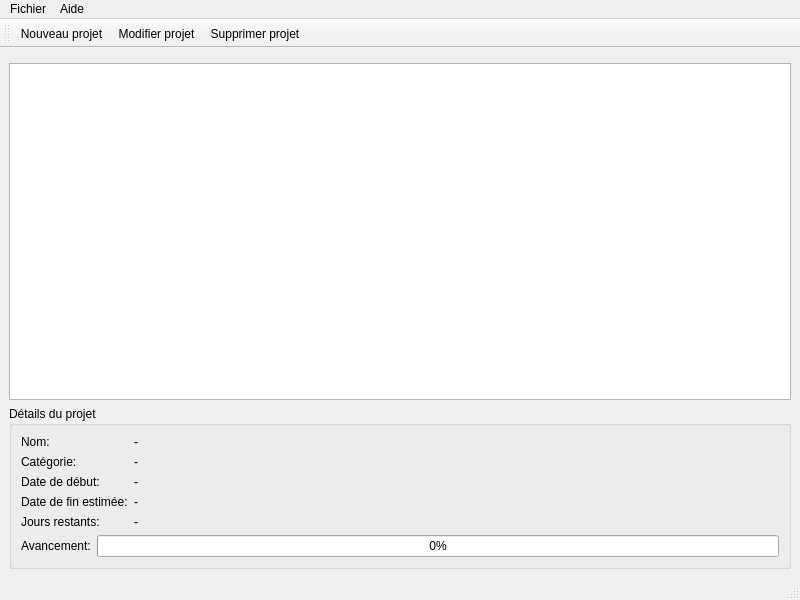
<?xml version="1.0" encoding="UTF-8"?>
<ui version="4.0">
 <class>MainWindow</class>
 <widget class="QMainWindow" name="MainWindow">
  <property name="geometry">
   <rect>
    <x>0</x>
    <y>0</y>
    <width>800</width>
    <height>600</height>
   </rect>
  </property>
  <property name="windowTitle">
   <string>Gestion des Projets</string>
  </property>
  <widget class="QWidget" name="centralwidget">
   <layout class="QVBoxLayout" name="verticalLayout_3">
    <item>
     <widget class="SearchFilter" name="widgetSearchFilter" native="true"/>
    </item>
    <item>
     <widget class="QTableView" name="tableViewProjets"/>
    </item>
    <item>
     <widget class="QGroupBox" name="groupBoxDetails">
      <property name="title">
       <string>Détails du projet</string>
      </property>
      <layout class="QVBoxLayout" name="verticalLayout_2">
       <item>
        <layout class="QHBoxLayout" name="horizontalLayout">
         <item>
          <layout class="QVBoxLayout" name="verticalLayout">
           <item>
            <layout class="QFormLayout" name="formLayout">
             <item row="0" column="0">
              <widget class="QLabel" name="labelNom">
               <property name="text">
                <string>Nom:</string>
               </property>
              </widget>
             </item>
             <item row="0" column="1">
              <widget class="QLabel" name="labelNomValeur">
               <property name="text">
                <string>-</string>
               </property>
              </widget>
             </item>
             <item row="1" column="0">
              <widget class="QLabel" name="labelCategorie">
               <property name="text">
                <string>Catégorie:</string>
               </property>
              </widget>
             </item>
             <item row="1" column="1">
              <widget class="QLabel" name="labelCategorieValeur">
               <property name="text">
                <string>-</string>
               </property>
              </widget>
             </item>
             <item row="2" column="0">
              <widget class="QLabel" name="labelDateDebut">
               <property name="text">
                <string>Date de début:</string>
               </property>
              </widget>
             </item>
             <item row="2" column="1">
              <widget class="QLabel" name="labelDateDebutValeur">
               <property name="text">
                <string>-</string>
               </property>
              </widget>
             </item>
             <item row="3" column="0">
              <widget class="QLabel" name="labelDateFin">
               <property name="text">
                <string>Date de fin estimée:</string>
               </property>
              </widget>
             </item>
             <item row="3" column="1">
              <widget class="QLabel" name="labelDateFinValeur">
               <property name="text">
                <string>-</string>
               </property>
              </widget>
             </item>
             <item row="4" column="0">
              <widget class="QLabel" name="labelJoursRestants">
               <property name="text">
                <string>Jours restants:</string>
               </property>
              </widget>
             </item>
             <item row="4" column="1">
              <widget class="QLabel" name="labelJoursRestantsValeur">
               <property name="text">
                <string>-</string>
               </property>
              </widget>
             </item>
            </layout>
           </item>
           <item>
            <layout class="QHBoxLayout" name="horizontalLayout_2">
             <item>
              <widget class="QLabel" name="labelAvancement">
               <property name="text">
                <string>Avancement:</string>
               </property>
              </widget>
             </item>
             <item>
              <widget class="QProgressBar" name="progressBarAvancement">
               <property name="value">
                <number>0</number>
               </property>
              </widget>
             </item>
            </layout>
           </item>
          </layout>
         </item>
        </layout>
       </item>
      </layout>
     </widget>
    </item>
   </layout>
  </widget>
  <widget class="QMenuBar" name="menubar">
   <property name="geometry">
    <rect>
     <x>0</x>
     <y>0</y>
     <width>800</width>
     <height>22</height>
    </rect>
   </property>
   <widget class="QMenu" name="menuFichier">
    <property name="title">
     <string>Fichier</string>
    </property>
    <addaction name="actionNouveau"/>
    <addaction name="actionModifier"/>
    <addaction name="actionSupprimer"/>
    <addaction name="separator"/>
    <addaction name="actionQuitter"/>
   </widget>
   <widget class="QMenu" name="menuAide">
    <property name="title">
     <string>Aide</string>
    </property>
    <addaction name="actionAPropos"/>
   </widget>
   <addaction name="menuFichier"/>
   <addaction name="menuAide"/>
  </widget>
  <widget class="QStatusBar" name="statusBar"/>
  <widget class="QToolBar" name="toolBar">
   <property name="windowTitle">
    <string>toolBar</string>
   </property>
   <attribute name="toolBarArea">
    <enum>TopToolBarArea</enum>
   </attribute>
   <attribute name="toolBarBreak">
    <bool>false</bool>
   </attribute>
   <addaction name="actionNouveau"/>
   <addaction name="actionModifier"/>
   <addaction name="actionSupprimer"/>
  </widget>
  <action name="actionNouveau">
   <property name="text">
    <string>Nouveau projet</string>
   </property>
   <property name="shortcut">
    <string>Ctrl+N</string>
   </property>
  </action>
  <action name="actionModifier">
   <property name="text">
    <string>Modifier projet</string>
   </property>
   <property name="shortcut">
    <string>Ctrl+E</string>
   </property>
  </action>
  <action name="actionSupprimer">
   <property name="text">
    <string>Supprimer projet</string>
   </property>
   <property name="shortcut">
    <string>Del</string>
   </property>
  </action>
  <action name="actionQuitter">
   <property name="text">
    <string>Quitter</string>
   </property>
   <property name="shortcut">
    <string>Ctrl+Q</string>
   </property>
  </action>
  <action name="actionAPropos">
   <property name="text">
    <string>À propos</string>
   </property>
  </action>
 </widget>
 <customwidgets>
  <customwidget>
   <class>SearchFilter</class>
   <extends>QWidget</extends>
   <header>searchfilter.h</header>
   <container>1</container>
  </customwidget>
 </customwidgets>
 <resources/>
 <connections/>
</ui>
